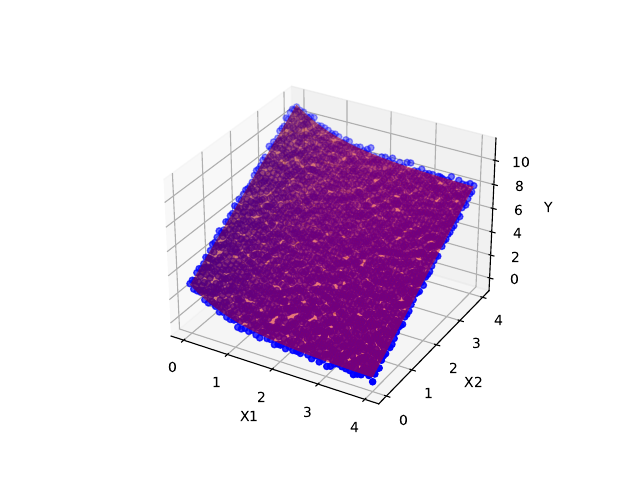

Recreate this plot in Python.
import numpy as np
from scipy.optimize import curve_fit
import matplotlib.pyplot as plt
from mpl_toolkits.mplot3d import Axes3D

def model(x, a, b, c):
    x1, x2 = x
    return a * np.exp(-b * x1) + c * x2

# 生成模拟数据
np.random.seed(42)
x1_data = np.linspace(0, 4, 50)
x2_data = np.linspace(0, 4, 50)
X1, X2 = np.meshgrid(x1_data, x2_data)
Y = 3.0 * np.exp(-1.0 * X1) + 2.0 * X2 + np.random.normal(size=X1.shape, scale=0.2)

# 将数据转换为1D数组
x1_data_1d = X1.ravel()
x2_data_1d = X2.ravel()
y_data_1d = Y.ravel()

popt, pcov = curve_fit(model, (x1_data_1d, x2_data_1d), y_data_1d)
a, b, c = popt
print("拟合参数: a =", a, "b =", b, "c =", c)

fig = plt.figure()
ax = fig.gca(projection="3d")

# 绘制原始数据
ax.scatter(X1, X2, Y, c='blue', label='原始数据')

# 绘制拟合曲面
Y_fit = model((X1, X2), a, b, c)
ax.plot_surface(X1, X2, Y_fit, alpha=0.5, color='red', label='拟合曲面')

ax.set_xlabel('X1')
ax.set_ylabel('X2')
ax.set_zlabel('Y')
#plt.legend()
plt.savefig('test.pdf')
